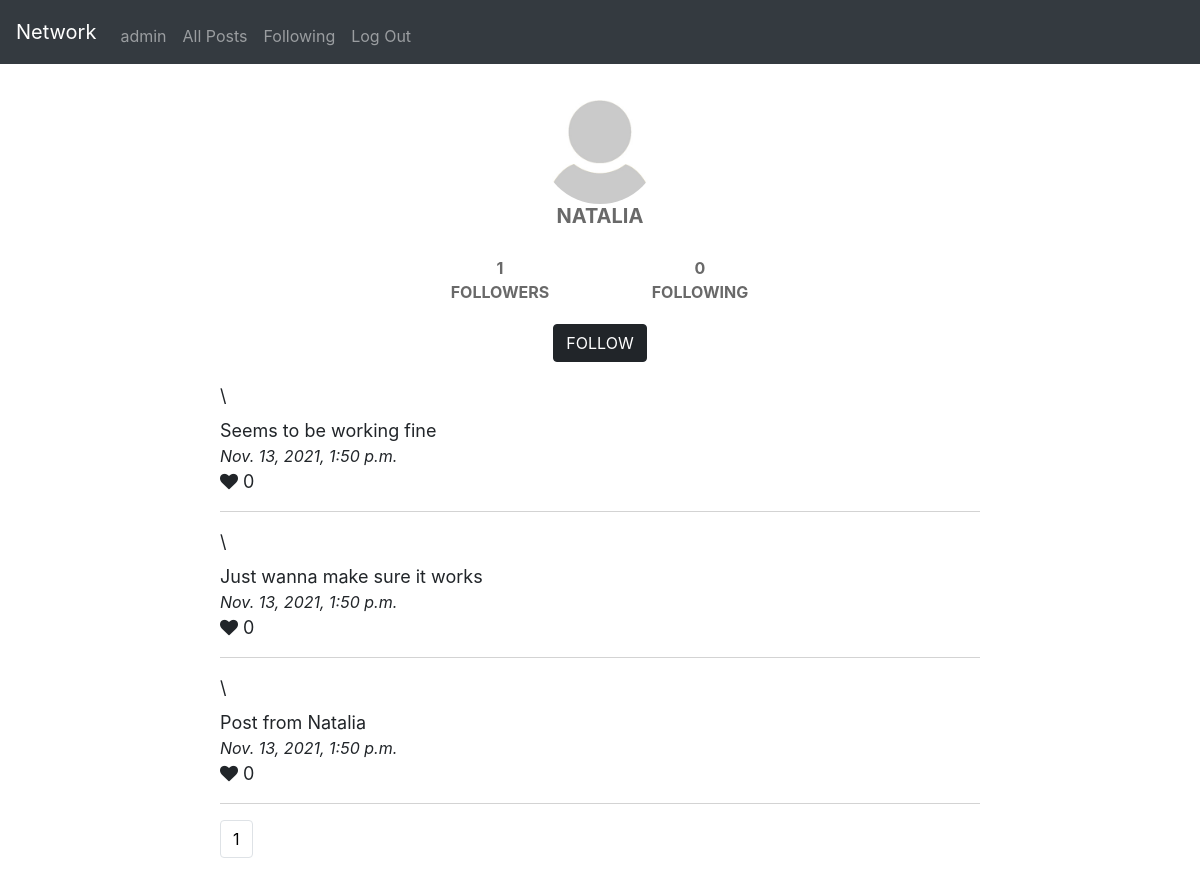
The page /profile/1 (signed in) on the database as committed earlier.
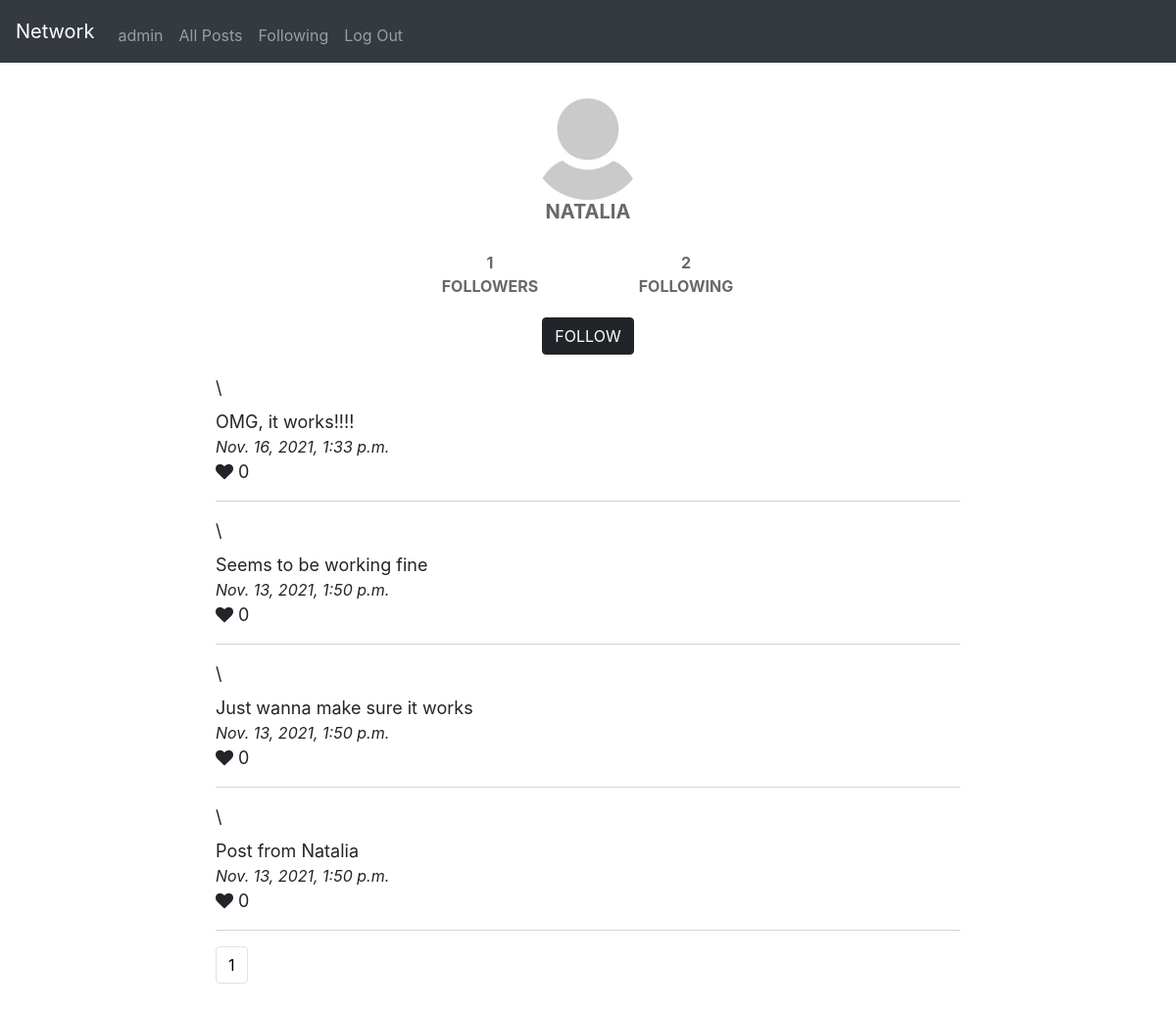
The same page on the database as committed later.
### network/models.py (models this page shows, shortened)
class Post(models.Model):
    author = models.ForeignKey(Profile, on_delete=models.CASCADE, related_name='author')
    post_date = models.DateTimeField(default=datetime.now)
    content = models.TextField()
    likes = models.ManyToManyField(Profile, blank=True, related_name='likes')

### network/views.py (the view)
# urls.py: path("profile/<int:profile_id>", views.profile, name="profile"),
@login_required
def profile(request, profile_id):
    user_profile = Profile.objects.get(user=request.user)
    if request.method == 'POST':
        data = json.loads(request.body)
        profile = Profile.objects.get(id=data['user_id'])
        btn_value = data['btn_value']
        if profile is not None:
            if btn_value == 'FOLLOW':
                user_profile.add_relationship(profile)
            if btn_value == 'UNFOLLOW':
                user_profile.delete_relationship(profile)
            message = f'You {btn_value.lower()}ed {profile} successfully!'
            return JsonResponse({"status": 200, "message": message})
        else:
            return JsonResponse(status=404)
    else:
        profile = Profile.objects.get(id=profile_id)
        if profile is not None:
            profile_n_followers = len(profile.get_followers())
            profile_n_following = len(profile.get_following())
            profile_paginator = Paginator(Post.objects.filter(author=profile_id).order_by('post_date').reverse(), 10)
            page_number = request.GET.get('page', 1)
            page_obj = profile_paginator.get_page(page_number)
            return render(request, "network/profile.html", {"username": profile.user.username,
                                                            "profile_id": profile_id,
                                                            "profile": profile,
                                                            "page_obj": page_obj,
                                                            "n_followers": profile_n_followers,
                                                            "n_following": profile_n_following,
                                                            "user_following_list": user_profile.get_following()
                                                            })

### network/models.py (called while the page is built)
    def get_following(self):
        return self.relationships.filter(to_user__from_user=self)

    def get_followers(self):
        return self.related_to.filter(from_user__to_user=self)

### network/templates/network/profile.html (shortened to what this page needs)
{% extends "network/layout.html" %}
{% load static %}
{% block body %}
{% if user.is_authenticated %}
    <div class="profile_img">
        <img src="{% static 'default.jpg' %}" alt="Default profile image">
        <h5> {{ username }} </h5>
    </div>
    <div class="profile_fol">
        <div>
            {{ n_followers }} <br/>
            FOLLOWERS
        </div>
        <div>
            {{ n_following }} <br/>
            FOLLOWING
        </div>
    </div>
    {% if user.id != profile_id %}
        {% if profile in user_following_list %}
            <div class="profile_img" style="padding-top: 20px;">
                <input class='btn btn-primary' type="submit" value="UNFOLLOW" name='follow_btn' onclick="follow(this, '{{ profile_id }}')">
            </div>
        {% else %}
            <div class="profile_img" style="padding-top: 20px;">
                <input class='btn btn-primary' type="submit" value="FOLLOW" name='follow_btn' onclick="follow(this, '{{ profile_id }}')">
            </div>
        {% endif %}
    {% endif %}
    <div id='posts'>
    {% for post in page_obj %} \
    <div name='post'>
        {{ post.content }}
        <div class='post_date'>
            {{ post.post_date }}
        </div>
        <i class="fa fa-heart" id='heart' data-post-id="{{ post.id }}"></i>
        <span>{{ post.likes|length }}</span>
        <div>
            <hr class="solid">
        </div>
    </div>
    {% endfor %}
    </div>
{% endif %}
{% endblock %}

Rows that differ between the two databases and show on the page:
added Post: content "OMG, it works!!!!", post_date "Nov. 16, 2021, 1:33 p.m.", likes|length "0"
Other text that changed with them:
{{ n_following }}: "0" → "2"
